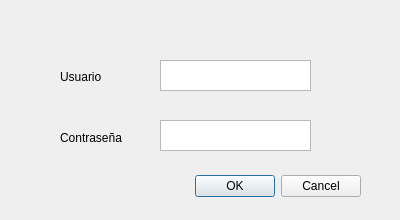
<?xml version="1.0" encoding="UTF-8"?>
<ui version="4.0">
 <class>Dialog</class>
 <widget class="QDialog" name="Dialog">
  <property name="geometry">
   <rect>
    <x>0</x>
    <y>0</y>
    <width>400</width>
    <height>220</height>
   </rect>
  </property>
  <property name="windowTitle">
   <string>Dialog</string>
  </property>
  <widget class="QDialogButtonBox" name="buttonBox">
   <property name="geometry">
    <rect>
     <x>20</x>
     <y>170</y>
     <width>341</width>
     <height>32</height>
    </rect>
   </property>
   <property name="orientation">
    <enum>Qt::Horizontal</enum>
   </property>
   <property name="standardButtons">
    <set>QDialogButtonBox::Cancel|QDialogButtonBox::Ok</set>
   </property>
  </widget>
  <widget class="QLabel" name="nombre_usuario">
   <property name="geometry">
    <rect>
     <x>60</x>
     <y>70</y>
     <width>47</width>
     <height>13</height>
    </rect>
   </property>
   <property name="text">
    <string>Usuario</string>
   </property>
  </widget>
  <widget class="QLabel" name="password">
   <property name="geometry">
    <rect>
     <x>60</x>
     <y>130</y>
     <width>81</width>
     <height>16</height>
    </rect>
   </property>
   <property name="text">
    <string>Contraseña</string>
   </property>
  </widget>
  <widget class="QTextEdit" name="textEdit">
   <property name="geometry">
    <rect>
     <x>160</x>
     <y>60</y>
     <width>151</width>
     <height>31</height>
    </rect>
   </property>
  </widget>
  <widget class="QTextEdit" name="textEdit_2">
   <property name="geometry">
    <rect>
     <x>160</x>
     <y>120</y>
     <width>151</width>
     <height>31</height>
    </rect>
   </property>
  </widget>
 </widget>
 <resources/>
 <connections>
  <connection>
   <sender>buttonBox</sender>
   <signal>accepted()</signal>
   <receiver>Dialog</receiver>
   <slot>accept()</slot>
   <hints>
    <hint type="sourcelabel">
     <x>248</x>
     <y>254</y>
    </hint>
    <hint type="destinationlabel">
     <x>157</x>
     <y>274</y>
    </hint>
   </hints>
  </connection>
  <connection>
   <sender>buttonBox</sender>
   <signal>rejected()</signal>
   <receiver>Dialog</receiver>
   <slot>reject()</slot>
   <hints>
    <hint type="sourcelabel">
     <x>316</x>
     <y>260</y>
    </hint>
    <hint type="destinationlabel">
     <x>286</x>
     <y>274</y>
    </hint>
   </hints>
  </connection>
 </connections>
</ui>
